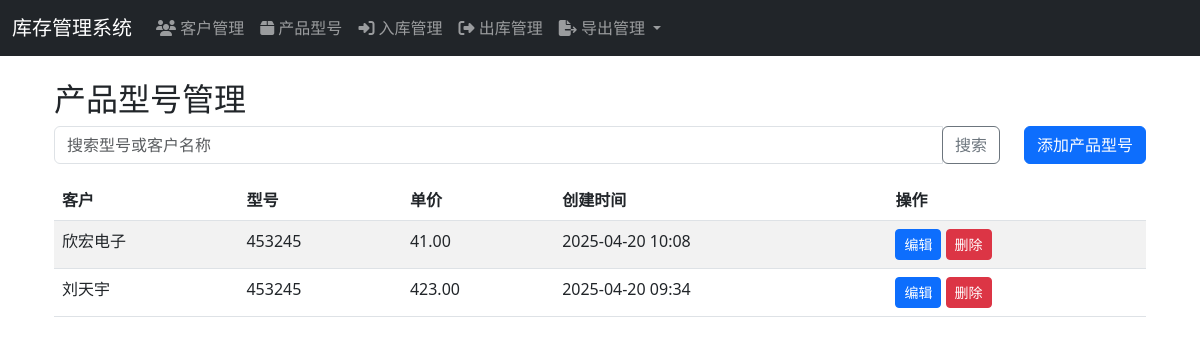
Screenshot of /inventory/product-types/ (signed in) with the database file from the repository.
### inventory/models.py (models this page shows, shortened)
class ProductType(models.Model):
    customer = models.ForeignKey(Customer, on_delete=models.CASCADE, verbose_name='客户')
    name = models.CharField('型号名称', max_length=100)
    model_number = models.CharField('型号', max_length=100)
    barcode = models.CharField('条形码', max_length=50, blank=True)
    description = models.TextField('描述', blank=True)
    unit_price = models.DecimalField('单价', max_digits=10, decimal_places=2, default=0)
    created_at = models.DateTimeField('创建时间', auto_now_add=True)
    is_deleted = models.BooleanField('是否删除', default=False)
    deleted_at = models.DateTimeField('删除时间', null=True, blank=True)
    class Meta:
        verbose_name = '产品型号'
        verbose_name_plural = '产品型号'

class Customer(models.Model):
    name = models.CharField('客户名称', max_length=100)
    contact = models.CharField('联系人', max_length=50, blank=True)
    phone = models.CharField('联系电话', max_length=20, blank=True)
    address = models.TextField('地址', blank=True)
    batch_number = models.CharField('批号', max_length=50, blank=True)
    model_spec = models.CharField('型号规格', max_length=100, blank=True)
    pin_pitch = models.CharField('针距', max_length=50, blank=True)
    unit_price = models.DecimalField('单价', max_digits=10, decimal_places=2, default=0)
    created_at = models.DateTimeField('创建时间', auto_now_add=True)
    class Meta:
        verbose_name = '客户'
        verbose_name_plural = '客户'

### inventory/views.py (the view)
# urls.py: path('product-types/', views.product_type_list, name='product_type_list'),
@login_required
def product_type_list(request):
    product_types = ProductType.objects.all().order_by('-created_at')
    return render(request, 'inventory/product_type_list.html', {'product_types': product_types})

### inventory/context_processors.py (called while the page is built)
def customers_processor(request):
    return {
        'customers': Customer.objects.all().order_by('name')
    }

### templates/inventory/product_type_list.html (shortened to what this page needs)
{% extends 'base.html' %}
{% block content %}
<div class="container mt-4">
    <h2>产品型号管理</h2>
    <div class="row mb-3">
        <div class="col">
            <form class="form-inline" method="get">
                <div class="input-group">
                    <input type="text" class="form-control" name="search" value="{{ search_query }}" placeholder="搜索型号或客户名称">
                    <div class="input-group-append">
                        <button class="btn btn-outline-secondary" type="submit">搜索</button>
                    </div>
                </div>
            </form>
        </div>
        <div class="col-auto">
            <a href="{% url 'inventory:product_type_add' %}" class="btn btn-primary">添加产品型号</a>
        </div>
    </div>
    <div class="table-responsive">
        <table class="table table-striped">
            <thead>
                <tr>
                    <th>客户</th>
                    <th>型号</th>
                    <th>单价</th>
                    <th>创建时间</th>
                    <th>操作</th>
                </tr>
            </thead>
            <tbody>
                {% for product_type in product_types %}
                <tr>
                    <td>{{ product_type.customer.name }}</td>
                    <td>{{ product_type.model_number }}</td>
                    <td>{{ product_type.unit_price }}</td>
                    <td>{{ product_type.created_at|date:"Y-m-d H:i" }}</td>
                    <td>
                        <a href="{% url 'inventory:product_type_edit' product_type.id %}" class="btn btn-sm btn-primary">编辑</a>
                        <form method="post" action="{% url 'inventory:product_type_delete' product_type.id %}" style="display:inline;">
                            <button type="submit" class="btn btn-sm btn-danger" onclick="return confirm('确定要删除该产品型号吗？')">删除</button>
                        </form>
                    </td>
                </tr>
                {% empty %}
                <tr>
                    <td colspan="5" class="text-center">暂无产品型号记录</td>
                </tr>
                {% endfor %}
            </tbody>
        </table>
    </div>
</div>
{% endblock %}

### rows the page displays
ProductType: customer.name "欣宏电子", model_number "453245", unit_price "41.00", created_at "2025-04-20 10:08"
ProductType: customer.name "刘天宇", model_number "453245", unit_price "423.00", created_at "2025-04-20 09:34"
